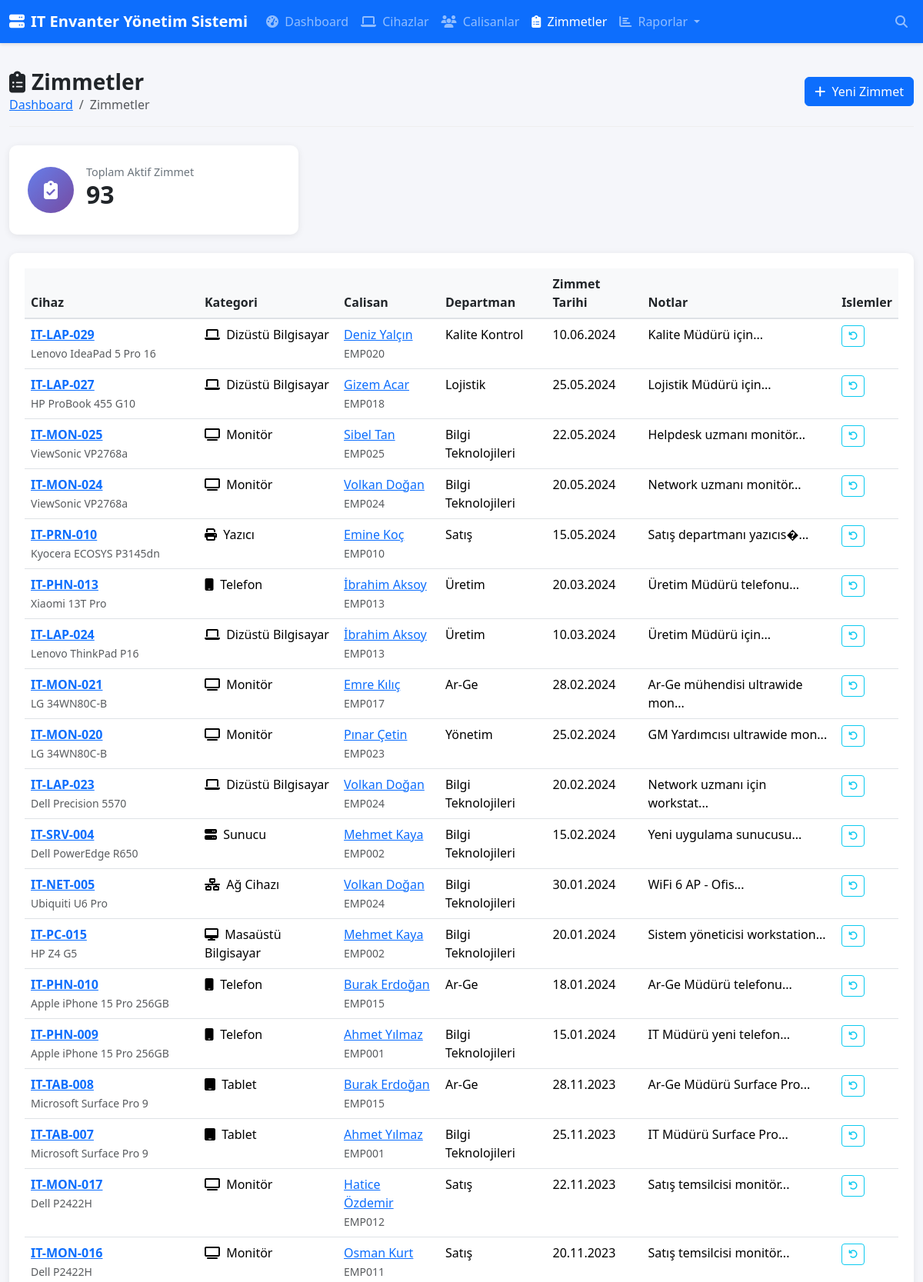
The page /assignments.php (upper part) on the database its author committed.
### tables this page shows
CREATE TABLE assignments (
    id INT AUTO_INCREMENT PRIMARY KEY,
    device_id INT NOT NULL,
    employee_id INT NOT NULL,
    assigned_date DATE NOT NULL,
    expected_return_date DATE,
    notes TEXT,
    assigned_by VARCHAR(100),
    created_at TIMESTAMP DEFAULT CURRENT_TIMESTAMP,
    FOREIGN KEY (device_id) REFERENCES devices(id) ON DELETE CASCADE,
    FOREIGN KEY (employee_id) REFERENCES employees(id) ON DELETE CASCADE,
    UNIQUE KEY unique_device_assignment (device_id)
);

CREATE TABLE devices (
    id INT AUTO_INCREMENT PRIMARY KEY,
    asset_tag VARCHAR(50) UNIQUE NOT NULL,
    name VARCHAR(100) NOT NULL,
    category_id INT,
    brand VARCHAR(50),
    model VARCHAR(100),
    serial_number VARCHAR(100) UNIQUE,
    purchase_date DATE,
    purchase_price DECIMAL(10,2),
    warranty_end_date DATE,
    status ENUM('available', 'assigned', 'maintenance', 'retired', 'lost') DEFAULT 'available',
    specifications TEXT,
    notes TEXT,
    created_at TIMESTAMP DEFAULT CURRENT_TIMESTAMP,
    updated_at TIMESTAMP DEFAULT CURRENT_TIMESTAMP ON UPDATE CURRENT_TIMESTAMP,
    FOREIGN KEY (category_id) REFERENCES device_categories(id) ON DELETE SET NULL
);

CREATE TABLE device_categories (
    id INT AUTO_INCREMENT PRIMARY KEY,
    name VARCHAR(50) NOT NULL,
    description TEXT,
    icon VARCHAR(50) DEFAULT 'fa-desktop'
);

CREATE TABLE employees (
    id INT AUTO_INCREMENT PRIMARY KEY,
    employee_no VARCHAR(20) UNIQUE NOT NULL,
    first_name VARCHAR(50) NOT NULL,
    last_name VARCHAR(50) NOT NULL,
    email VARCHAR(100) UNIQUE NOT NULL,
    phone VARCHAR(20),
    department_id INT,
    position VARCHAR(100),
    hire_date DATE,
    status ENUM('active', 'inactive', 'on_leave') DEFAULT 'active',
    created_at TIMESTAMP DEFAULT CURRENT_TIMESTAMP,
    updated_at TIMESTAMP DEFAULT CURRENT_TIMESTAMP ON UPDATE CURRENT_TIMESTAMP,
    FOREIGN KEY (department_id) REFERENCES departments(id) ON DELETE SET NULL
);

CREATE TABLE departments (
    id INT AUTO_INCREMENT PRIMARY KEY,
    name VARCHAR(100) NOT NULL,
    description TEXT,
    created_at TIMESTAMP DEFAULT CURRENT_TIMESTAMP
);

### includes/Database.php (called while the page is built, shortened)
<?php
class Database {
    private static $instance = null;
    private $connection;
    private function __construct() {
        try {
            $dsn = "mysql:host=" . DB_HOST . ";dbname=" . DB_NAME . ";charset=" . DB_CHARSET;
            $options = [
                PDO::ATTR_ERRMODE => PDO::ERRMODE_EXCEPTION,
                PDO::ATTR_DEFAULT_FETCH_MODE => PDO::FETCH_ASSOC,
                PDO::ATTR_EMULATE_PREPARES => false,
            ];
            $this->connection = new PDO($dsn, DB_USER, DB_PASS, $options);
        } catch (PDOException $e) {
            die("Veritabanı bağlantı hatası: " . $e->getMessage());
        }
    }
    public static function getInstance() {
        if (self::$instance === null) {
            self::$instance = new self();
        }
        return self::$instance;
    }
    public function query($sql, $params = []) {
        $stmt = $this->connection->prepare($sql);
        $stmt->execute($params);
        return $stmt;
    }
    public function fetchAll($sql, $params = []) {
        return $this->query($sql, $params)->fetchAll();
    }
}

### assignments.php (the view, shortened to what this page needs)
<?php
require_once 'includes/header.php';
$assignments = $db->fetchAll("
    SELECT
        a.*,
        d.asset_tag, d.name as device_name, d.brand, d.model,
        dc.name as category_name, dc.icon as category_icon,
        CONCAT(e.first_name, ' ', e.last_name) as employee_name,
        e.employee_no,
        dep.name as department
    FROM assignments a
    JOIN devices d ON a.device_id = d.id
    LEFT JOIN device_categories dc ON d.category_id = dc.id
    JOIN employees e ON a.employee_id = e.id
    LEFT JOIN departments dep ON e.department_id = dep.id
    ORDER BY a.assigned_date DESC
");
?>
<div class="page-header d-flex justify-content-between align-items-center">
    <div>
        <h1><i class="fas fa-clipboard-list me-2"></i>Zimmetler</h1>
        <nav aria-label="breadcrumb">
            <ol class="breadcrumb">
                <li class="breadcrumb-item"><a href="index.php">Dashboard</a></li>
                <li class="breadcrumb-item active">Zimmetler</li>
            </ol>
        </nav>
    </div>
    <a href="assignment_add.php" class="btn btn-primary">
        <i class="fas fa-plus me-1"></i> Yeni Zimmet
    </a>
</div>
<div class="row mb-4">
    <div class="col-md-4">
        <div class="card stat-card">
            <div class="card-body d-flex align-items-center">
                <div class="stat-icon bg-gradient-primary me-3">
                    <i class="fas fa-clipboard-check"></i>
                </div>
                <div>
                    <p class="stat-label">Toplam Aktif Zimmet</p>
                    <h3 class="stat-number"><?= count($assignments) ?></h3>
                </div>
            </div>
        </div>
    </div>
</div>
<div class="table-container">
    <table id="assignmentsTable" class="table table-hover">
        <thead>
            <tr>
                <th>Cihaz</th>
                <th>Kategori</th>
                <th>Calisan</th>
                <th>Departman</th>
                <th>Zimmet Tarihi</th>
                <th>Notlar</th>
                <th>Islemler</th>
            </tr>
        </thead>
        <tbody>
            <?php foreach ($assignments as $a): ?>
            <tr>
                <td>
                    <a href="device_detail.php?id=<?= $a['device_id'] ?>">
                        <strong><?= htmlspecialchars($a['asset_tag']) ?></strong>
                    </a><br>
                    <small class="text-muted"><?= htmlspecialchars($a['brand'] . ' ' . $a['model']) ?></small>
                </td>
                <td>
                    <i class="fas <?= htmlspecialchars($a['category_icon'] ?? 'fa-box') ?> me-1"></i>
                    <?= htmlspecialchars($a['category_name'] ?? '-') ?>
                </td>
                <td>
                    <a href="employee_detail.php?id=<?= $a['employee_id'] ?>">
                        <?= htmlspecialchars($a['employee_name']) ?>
                    </a><br>
                    <small class="text-muted"><?= htmlspecialchars($a['employee_no']) ?></small>
                </td>
                <td><?= htmlspecialchars($a['department'] ?? '-') ?></td>
                <td><?= date('d.m.Y', strtotime($a['assigned_date'])) ?></td>
                <td>
                    <?php if ($a['notes']): ?>
                        <span title="<?= htmlspecialchars($a['notes']) ?>">
                            <?= htmlspecialchars(substr($a['notes'], 0, 30)) ?>...
                        </span>
                    <?php else: ?>
                        -
                    <?php endif; ?>
                </td>
                <td class="action-buttons">
                    <a href="assignment_return.php?device_id=<?= $a['device_id'] ?>" class="btn btn-sm btn-outline-info" title="Iade Al">
                        <i class="fas fa-undo"></i>
                    </a>
                </td>
            </tr>
            <?php endforeach; ?>
        </tbody>
    </table>
</div>
<?php require_once 'includes/footer.php'; ?>

### assets/css/style.css (style rules this page uses)
:root { --primary-color: #0d6efd; --secondary-color: #6c757d; --success-color: #198754; --warning-color: #ffc107; --danger-color: #dc3545; --info-color: #0dcaf0; --dark-color: #212529; --light-color: #f8f9fa; }
body { font-family: 'Segoe UI', Tahoma, Geneva, Verdana, sans-serif; background-color: #f5f6fa; min-height: 100vh; display: flex; flex-direction: column; }
.stat-card { border: none; border-radius: 10px; box-shadow: 0 2px 10px rgba(0,0,0,0.08); transition: transform 0.2s, box-shadow 0.2s; overflow: hidden; }
.stat-card .card-body { padding: 1.5rem; }
.stat-card .stat-icon { width: 60px; height: 60px; border-radius: 50%; display: flex; align-items: center; justify-content: center; font-size: 1.5rem; color: white; }
.stat-card .stat-number { font-size: 2rem; font-weight: 700; color: var(--dark-color); }
.stat-card .stat-label { font-size: 0.9rem; color: var(--secondary-color); margin-bottom: 0; }
.bg-gradient-primary { background: linear-gradient(135deg, #667eea 0%, #764ba2 100%); }
.table-container { background: white; border-radius: 10px; box-shadow: 0 2px 10px rgba(0,0,0,0.08); padding: 20px; margin-bottom: 20px; }
.table thead th { background-color: #f8f9fa; border-bottom: 2px solid #dee2e6; font-weight: 600; color: var(--dark-color); }
.page-header { margin-bottom: 1.5rem; padding-bottom: 1rem; border-bottom: 1px solid #eee; }
.page-header h1 { font-size: 1.75rem; font-weight: 600; color: var(--dark-color); margin: 0; }
.page-header .breadcrumb { margin: 0; padding: 0; background: none; }
.action-buttons { white-space: nowrap; }
.action-buttons .btn { padding: 0.25rem 0.5rem; font-size: 0.75rem; }

### rows shown on the page
assignments: device.asset_tag "IT-LAP-029", device.model "Lenovo IdeaPad 5 Pro 16", device_categories.name "Dizüstü Bilgisayar", employee_name "Deniz Yalçın", employee.employee_no "EMP020", departments.name "Kalite Kontrol", assigned_date "10.06.2024", notes "Kalite Müdürü için"
assignments: device.asset_tag "IT-LAP-027", device.model "HP ProBook 455 G10", device_categories.name "Dizüstü Bilgisayar", employee_name "Gizem Acar", employee.employee_no "EMP018", departments.name "Lojistik", assigned_date "25.05.2024", notes "Lojistik Müdürü için"
assignments: device.asset_tag "IT-MON-025", device.model "ViewSonic VP2768a", device_categories.name "Monitör", employee_name "Sibel Tan", employee.employee_no "EMP025", departments.name "Bilgi Teknolojileri", assigned_date "22.05.2024", notes "Helpdesk uzmanı monitör"
assignments: device.asset_tag "IT-MON-024", device.model "ViewSonic VP2768a", device_categories.name "Monitör", employee_name "Volkan Doğan", employee.employee_no "EMP024", departments.name "Bilgi Teknolojileri", assigned_date "20.05.2024", notes "Network uzmanı monitör"
assignments: device.asset_tag "IT-PRN-010", device.model "Kyocera ECOSYS P3145dn", device_categories.name "Yazıcı", employee_name "Emine Koç", employee.employee_no "EMP010", departments.name "Satış", assigned_date "15.05.2024", notes "Satış departmanı yazıcıs�"
assignments: device.asset_tag "IT-PHN-013", device.model "Xiaomi 13T Pro", device_categories.name "Telefon", employee_name "İbrahim Aksoy", employee.employee_no "EMP013", departments.name "Üretim", assigned_date "20.03.2024", notes "Üretim Müdürü telefonu"
assignments: device.asset_tag "IT-LAP-024", device.model "Lenovo ThinkPad P16", device_categories.name "Dizüstü Bilgisayar", employee_name "İbrahim Aksoy", employee.employee_no "EMP013", departments.name "Üretim", assigned_date "10.03.2024", notes "Üretim Müdürü için"
assignments: device.asset_tag "IT-MON-021", device.model "LG 34WN80C-B", device_categories.name "Monitör", employee_name "Emre Kılıç", employee.employee_no "EMP017", departments.name "Ar-Ge", assigned_date "28.02.2024", notes "Ar-Ge mühendisi ultrawide mon"
assignments: device.asset_tag "IT-MON-020", device.model "LG 34WN80C-B", device_categories.name "Monitör", employee_name "Pınar Çetin", employee.employee_no "EMP023", departments.name "Yönetim", assigned_date "25.02.2024", notes "GM Yardımcısı ultrawide mon"
assignments: device.asset_tag "IT-LAP-023", device.model "Dell Precision 5570", device_categories.name "Dizüstü Bilgisayar", employee_name "Volkan Doğan", employee.employee_no "EMP024", departments.name "Bilgi Teknolojileri", assigned_date "20.02.2024", notes "Network uzmanı için workstat"
assignments: device.asset_tag "IT-SRV-004", device.model "Dell PowerEdge R650", device_categories.name "Sunucu", employee_name "Mehmet Kaya", employee.employee_no "EMP002", departments.name "Bilgi Teknolojileri", assigned_date "15.02.2024", notes "Yeni uygulama sunucusu"
assignments: device.asset_tag "IT-NET-005", device.model "Ubiquiti U6 Pro", device_categories.name "Ağ Cihazı", employee_name "Volkan Doğan", employee.employee_no "EMP024", departments.name "Bilgi Teknolojileri", assigned_date "30.01.2024", notes "WiFi 6 AP - Ofis"
assignments: device.asset_tag "IT-PC-015", device.model "HP Z4 G5", device_categories.name "Masaüstü Bilgisayar", employee_name "Mehmet Kaya", employee.employee_no "EMP002", departments.name "Bilgi Teknolojileri", assigned_date "20.01.2024", notes "Sistem yöneticisi workstation"
assignments: device.asset_tag "IT-PHN-010", device.model "Apple iPhone 15 Pro 256GB", device_categories.name "Telefon", employee_name "Burak Erdoğan", employee.employee_no "EMP015", departments.name "Ar-Ge", assigned_date "18.01.2024", notes "Ar-Ge Müdürü telefonu"
assignments: device.asset_tag "IT-PHN-009", device.model "Apple iPhone 15 Pro 256GB", device_categories.name "Telefon", employee_name "Ahmet Yılmaz", employee.employee_no "EMP001", departments.name "Bilgi Teknolojileri", assigned_date "15.01.2024", notes "IT Müdürü yeni telefon"
assignments: device.asset_tag "IT-TAB-008", device.model "Microsoft Surface Pro 9", device_categories.name "Tablet", employee_name "Burak Erdoğan", employee.employee_no "EMP015", departments.name "Ar-Ge", assigned_date "28.11.2023", notes "Ar-Ge Müdürü Surface Pro"
assignments: device.asset_tag "IT-TAB-007", device.model "Microsoft Surface Pro 9", device_categories.name "Tablet", employee_name "Ahmet Yılmaz", employee.employee_no "EMP001", departments.name "Bilgi Teknolojileri", assigned_date "25.11.2023", notes "IT Müdürü Surface Pro"
assignments: device.asset_tag "IT-MON-017", device.model "Dell P2422H", device_categories.name "Monitör", employee_name "Hatice Özdemir", employee.employee_no "EMP012", departments.name "Satış", assigned_date "22.11.2023", notes "Satış temsilcisi monitör"
assignments: device.asset_tag "IT-MON-016", device.model "Dell P2422H", device_categories.name "Monitör", employee_name "Osman Kurt", employee.employee_no "EMP011", departments.name "Satış", assigned_date "20.11.2023", notes "Satış temsilcisi monitör"

### other values the page prints
APP_NAME "IT Envanter Yönetim Sistemi"
count($assignments) "93"
